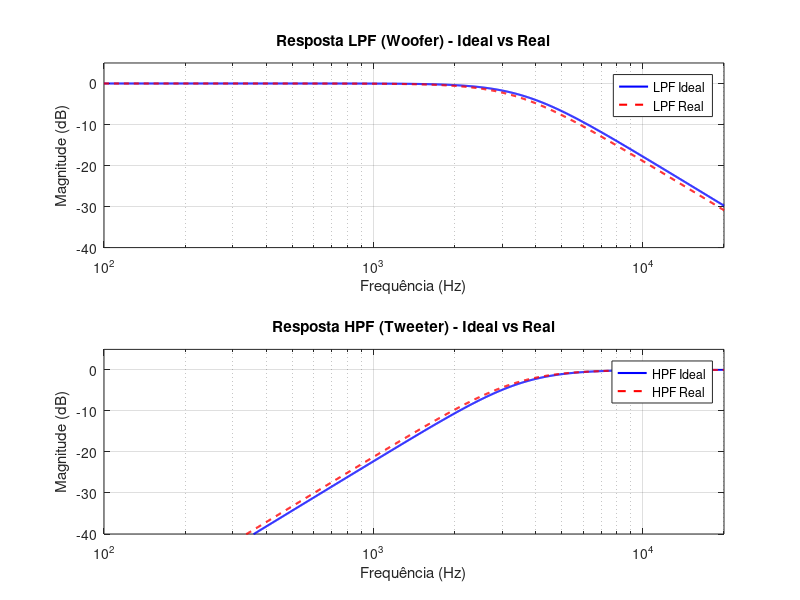

MATLAB code to generate this figure: (Note: this script raises an error after producing the figure.)
% =========================================================================
% PROJETO FINAL - CIRCUITOS DE CORRENTE ALTERNADA (CC44CP)
% Autor: Matheus Dall Olmo
% UTFPR - Pato Branco
% =========================================================================

clear; clc; close all;

%% 1. PARÂMETROS DO PROJETO
R_L = 4;            % Impedância da carga em Ohms
fc = 3600;          % Frequência de corte em Hz
wc = 2 * pi * fc;   % Frequência angular em rad/s

fprintf('=== INÍCIO DO PROJETO ===\n');
fprintf('Aluno: Matheus Dall Olmo\n');
fprintf('Impedância da Carga (RL): %.1f Ohms\n', R_L);
fprintf('Freq. Corte (fc): %.1f Hz\n\n', fc);

%% 2. BANCO DE COMPONENTES COMERCIAIS
L_comercial = [0.10, 0.12, 0.15, 0.18, 0.22, 0.27, 0.33, 0.39, 0.47, ...
               0.56, 0.68, 0.82, 1.0, 1.2, 1.5, 1.8, 2.2, 2.7, 3.3, ...
               3.9, 4.7, 5.6, 6.8, 8.2, 10, 12, 15] * 1e-3;

C_comercial = [1.0, 1.2, 1.5, 1.8, 2.2, 2.7, 3.3, 3.9, 4.7, 5.6, 6.8, ...
               8.2, 10, 12, 15, 18, 22, 27, 33, 39, 47, 56, 68, 82, ...
               100] * 1e-6;

%% 3. CÁLCULO DOS VALORES IDEAIS
L_ideal = (R_L * sqrt(2)) / wc;
C_ideal = 1 / (R_L * wc * sqrt(2));

fprintf('--- VALORES IDEAIS ---\n');
fprintf('Indutor Ideal (L): %.6f mH\n', L_ideal * 1000);
fprintf('Capacitor Ideal (C): %.6f uF\n\n', C_ideal * 1e6);

%% 4. SELEÇÃO DOS COMPONENTES REAIS
[~, idx_L] = min(abs(L_comercial - L_ideal));
L_real = L_comercial(idx_L);

[~, idx_C] = min(abs(C_comercial - C_ideal));
C_real = C_comercial(idx_C);

fprintf('--- VALORES COMERCIAIS SELECIONADOS ---\n');
fprintf('Indutor Real: %.2f mH\n', L_real * 1000);
fprintf('Capacitor Real: %.2f uF\n', C_real * 1e6);

erro_L = abs((L_real - L_ideal)/L_ideal) * 100;
erro_C = abs((C_real - C_ideal)/C_ideal) * 100;
fprintf('Erro L: %.2f %%\n', erro_L);
fprintf('Erro C: %.2f %%\n\n', erro_C);

%% 5. CÁLCULO MATEMÁTICO DA RESPOSTA EM FREQUÊNCIA
% Cria um vetor de frequências de 100 Hz a 20 kHz
f_plot = logspace(2, log10(20000), 1000); 
w_plot = 2 * pi * f_plot;
s = 1i * w_plot;

% --- LPF (Woofer) ---
num_lpf_ideal = wc^2;
den_lpf_ideal = s.^2 + (wc*sqrt(2)).*s + wc^2;
H_LPF_Ideal = num_lpf_ideal ./ den_lpf_ideal;

num_lpf_real = 1 / (L_real * C_real);
den_lpf_real = s.^2 + (1/(R_L * C_real)).*s + (1/(L_real * C_real));
H_LPF_Real = num_lpf_real ./ den_lpf_real;

% --- HPF (Tweeter) ---
num_hpf_ideal = s.^2;
den_hpf_ideal = s.^2 + (wc*sqrt(2)).*s + wc^2;
H_HPF_Ideal = num_hpf_ideal ./ den_hpf_ideal;

num_hpf_real = s.^2;
den_hpf_real = s.^2 + (1/(R_L * C_real)).*s + (1/(L_real * C_real));
H_HPF_Real = num_hpf_real ./ den_hpf_real;

%% 6. GERAÇÃO DOS GRÁFICOS (BODE)
figure('Name', 'Projeto Crossover Passivo - Matheus Dall Olmo', 'Color', 'w');

% Plot LPF (Woofer)
subplot(2,1,1);
semilogx(f_plot, 20*log10(abs(H_LPF_Ideal)), 'b', 'LineWidth', 1.5); hold on;
semilogx(f_plot, 20*log10(abs(H_LPF_Real)), 'r--', 'LineWidth', 1.5);
grid on;
title('Resposta LPF (Woofer) - Ideal vs Real');
xlabel('Frequência (Hz)');
ylabel('Magnitude (dB)');
legend('LPF Ideal', 'LPF Real');
xlim([100 20000]);
ylim([-40 5]);

% Plot HPF (Tweeter)
subplot(2,1,2);
semilogx(f_plot, 20*log10(abs(H_HPF_Ideal)), 'b', 'LineWidth', 1.5); hold on;
semilogx(f_plot, 20*log10(abs(H_HPF_Real)), 'r--', 'LineWidth', 1.5);
grid on;
title('Resposta HPF (Tweeter) - Ideal vs Real');
xlabel('Frequência (Hz)');
ylabel('Magnitude (dB)');
legend('HPF Ideal', 'HPF Real');
xlim([100 20000]);
ylim([-40 5]);

sgtitle(['Crossover Butterworth 2a Ordem (fc = ' num2str(fc/1000) ' kHz)']);

fprintf('Gráficos gerados com sucesso!.\n');